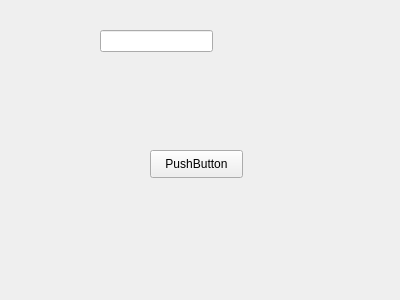
<?xml version="1.0" encoding="UTF-8"?>
<ui version="4.0">
 <class>Form1</class>
 <widget class="QWidget" name="Form1">
  <property name="geometry">
   <rect>
    <x>0</x>
    <y>0</y>
    <width>400</width>
    <height>300</height>
   </rect>
  </property>
  <property name="windowTitle">
   <string>Form</string>
  </property>
  <widget class="QLineEdit" name="lineEdit">
   <property name="geometry">
    <rect>
     <x>100</x>
     <y>30</y>
     <width>113</width>
     <height>22</height>
    </rect>
   </property>
  </widget>
  <widget class="QPushButton" name="pushButton">
   <property name="geometry">
    <rect>
     <x>150</x>
     <y>150</y>
     <width>93</width>
     <height>28</height>
    </rect>
   </property>
   <property name="text">
    <string>PushButton</string>
   </property>
  </widget>
 </widget>
 <resources/>
 <connections/>
</ui>
